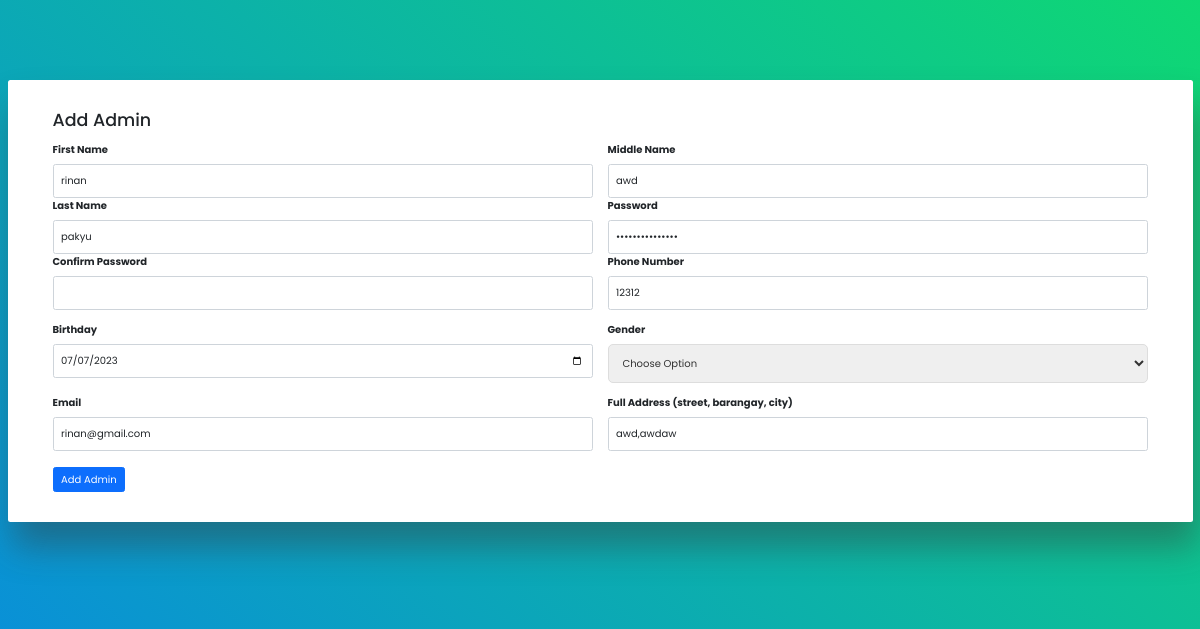
The page /admin_edit_admin_acc.php?user_id=5 on the database its author committed.
### tables this page shows
CREATE TABLE `tbl_userinfo` (
  `user_id` int(11) NOT NULL,
  `firstname` varchar(244) NOT NULL,
  `middlename` varchar(244) NOT NULL,
  `lastname` varchar(244) NOT NULL,
  `birthday` date NOT NULL,
  `gender` varchar(244) NOT NULL
);

CREATE TABLE `tbl_usercredentials` (
  `usercredentials_id` int(11) NOT NULL,
  `email` varchar(244) NOT NULL,
  `contact` bigint(11) NOT NULL
);

CREATE TABLE `tbl_accounts` (
  `account_id` int(11) NOT NULL,
  `email` varchar(244) NOT NULL,
  `password` varchar(244) NOT NULL
);

CREATE TABLE `tbl_address` (
  `address_id` int(11) NOT NULL,
  `address` varchar(244) NOT NULL
);

### admin_edit_admin_acc.php (the view, shortened to what this page needs)
<!DOCTYPE html>
<html>
<head>
    <link href="//maxcdn.bootstrapcdn.com/bootstrap/3.3.0/css/bootstrap.min.css" rel="stylesheet" id="bootstrap-css">
    <link rel="stylesheet" href="https://cdnjs.cloudflare.com/ajax/libs/font-awesome/5.15.3/css/all.min.css">
    <link rel="stylesheet" href="admin_add_Admin_acc.css">
    <link rel="stylesheet" href="https://cdn.jsdelivr.net/npm/bootstrap@5.0.0-beta1/dist/css/bootstrap.min.css">
    <link rel="stylesheet" href="https://cdn.jsdelivr.net/npm/bootstrap@5.0.0-beta1/dist/js/bootstrap.bundle.min.js">
    <link rel="stylesheet" href="https://cdnjs.cloudflare.com/ajax/libs/jquery/3.2.1/jquery.min.js">
</head>
<body>
    <div class="container-fluid">
        <?php
        include 'dbcon.php';
        if (isset($_GET['user_id'])) {
            $user_id = $_GET['user_id'];
            $sql = "SELECT tbl_userinfo.user_id, tbl_userinfo.firstname, tbl_userinfo.middlename, tbl_userinfo.lastname, tbl_userinfo.birthday, tbl_userinfo.gender, tbl_usercredentials.email,
            tbl_usercredentials.contact, tbl_address.address, tbl_accounts.email, tbl_accounts.password FROM tbl_admin
            JOIN tbl_userinfo ON tbl_admin.user_id = tbl_userinfo.user_id
            JOIN tbl_usercredentials ON tbl_admin.credentials_id = tbl_usercredentials.usercredentials_id
            JOIN tbl_address ON tbl_admin.address_id = tbl_address.address_id
            JOIN tbl_accounts on tbl_admin.account_id = tbl_accounts.account_id
            WHERE tbl_userinfo.user_id = $user_id LIMIT 1";
            $result = mysqli_query($conn, $sql);
            if ($result && mysqli_num_rows($result) > 0) {
                $row = mysqli_fetch_assoc($result);
            } else {
                echo "No records found in tbl_admin";
                exit();
            }
        } else {
            echo "No admin id provided";
            exit();
        }
        ?>
        <form action="" method="POST">
        <div class="wrapper rounded bg-white">
            <div class="h3">Add Admin</div>
            <div class="form">
                <div class="row">
                    <div class="col-md-6 mt-md-0 mt-3">
                        <label>First Name</label>
                        <input type="text" class="form-control" name="firstname" value="<?php echo $row ['firstname']?>" required >
                    </div>
                    <div class="col-md-6 mt-md-0 mt-3">
                        <label>Middle Name</label>
                        <input type="text" class="form-control" name="middlename" value="<?php echo $row ['middlename']?>" required>
                    </div>
                    <div class="col-md-6 mt-md-0 mt-3">
                        <label>Last Name</label>
                        <input type="text" class="form-control" name="lastname" value="<?php echo $row ['lastname']?>" required>
                    </div>
                    <div class="col-md-6 mt-md-0 mt-3">
                        <label>Password</label>
                        <input type="password" class="form-control" name="password" value="<?php echo $row['lastname'] . $row['birthday']?>" required>
                    </div>
                    <div class="col-md-6 mt-md-0 mt-3">
                        <label>Confirm Password</label>
                        <input type="password" class="form-control" name="cfpassword" required>
                    </div>
                    <div class="col-md-6 mt-md-0 mt-3">
                        <label>Phone Number</label>
                        <input type="tel" class="form-control" name="phone" value="<?php echo $row ['contact']?>" required>
                    </div>
                </div>
                <div class="row">
                    <div class="col-md-6 mt-md-0 mt-3">
                        <label>Birthday</label>
                        <input type="date" class="form-control" name="birthday" value="<?php echo $row ['birthday']?>" required>
                    </div>
                    <div class=" col-md-6 mt-md-0 mt-3">
                        <label>Gender</label>
                        <select id="sub" name="gender" value="<?php echo $row ['gender']?>" required>
                            <option value="" selected hidden>Choose Option</option>
                        </select>
                    </div>
                </div>
                <div class="row">
                    <div class="col-md-6 mt-md-0 mt-3">
                        <label>Email</label>
                        <input type="email" class="form-control" name="email" value="<?php echo $row ['email']?>" required>
                    </div>
                    <div class="col-md-6 mt-md-0 mt-3">
                        <label>Full Address (street, barangay, city)</label>
                        <input type="address" class="form-control" name="address" value="<?php echo $row ['address']?>" required>
                    </div>
                </div>
                <input type="submit" class="btn btn-primary mt-3" value="Add Admin" name="btnAdd">
            </div>
        </div>
        </form>
    </div>
</body>
</html>

### admin_add_Admin_acc.css (style rules this page uses)
* { margin: 0; padding: 0; box-sizing: border-box; font-family: 'Poppins', sans-serif; }
body { background: linear-gradient(45deg, #098ae0, #0fd873); min-height: 100vh; }
.wrapper { max-width: 100%; margin: 80px auto; padding: 30px 45px; box-shadow: 5px 25px 35px #3535356b; }
.wrapper label { display: block; padding-bottom: 0.2rem; }
.wrapper .form .row { padding: 0.6rem 0; }
.wrapper .form .row .form-control { box-shadow: none; }
#sub { display: block; width: 100%; border: 1px solid #ddd; padding: 10px; border-radius: 5px; color: #333; }

### rows shown on the page
tbl_userinfo: firstname "rinan", middlename "awd", lastname "pakyu", phone "12312", birthday "07/07/2023", email "rinan@gmail.com", address "awd,awdaw"
